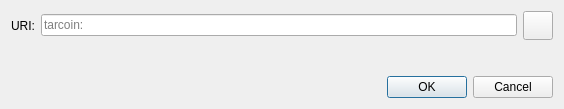
<?xml version="1.0" encoding="UTF-8"?>
<ui version="4.0">
 <class>OpenURIDialog</class>
 <widget class="QDialog" name="OpenURIDialog">
  <property name="geometry">
   <rect>
    <x>0</x>
    <y>0</y>
    <width>564</width>
    <height>109</height>
   </rect>
  </property>
  <property name="windowTitle">
   <string>Open TARCOIN URI</string>
  </property>
  <layout class="QVBoxLayout" name="verticalLayout">
   <item>
    <layout class="QHBoxLayout" name="horizontalLayout">
     <item>
      <widget class="QLabel" name="label">
       <property name="text">
        <string>URI:</string>
       </property>
      </widget>
     </item>
     <item>
      <widget class="QValidatedLineEdit" name="uriEdit">
       <property name="placeholderText">
        <string notr="true">tarcoin:</string>
       </property>
      </widget>
     </item>
     <item>
      <widget class="QToolButton" name="pasteButton">
       <property name="toolTip">
        <string extracomment="Tooltip text for button that allows you to paste an address that is in your clipboard.">Paste address from clipboard</string>
       </property>
       <property name="text">
        <string/>
       </property>
       <property name="icon">
        <iconset resource="../bitcoin.qrc">
         <normaloff>:/icons/editpaste</normaloff>:/icons/editpaste
        </iconset>
       </property>
       <property name="iconSize">
        <size>
         <width>22</width>
         <height>22</height>
        </size>
       </property>
      </widget>
     </item>
    </layout>
   </item>
   <item>
    <spacer name="verticalSpacer">
     <property name="orientation">
      <enum>Qt::Vertical</enum>
     </property>
     <property name="sizeHint" stdset="0">
      <size>
       <width>20</width>
       <height>40</height>
      </size>
     </property>
    </spacer>
   </item>
   <item>
    <widget class="QDialogButtonBox" name="buttonBox">
     <property name="orientation">
      <enum>Qt::Horizontal</enum>
     </property>
     <property name="standardButtons">
      <set>QDialogButtonBox::Cancel|QDialogButtonBox::Ok</set>
     </property>
    </widget>
   </item>
  </layout>
 </widget>
 <customwidgets>
  <customwidget>
   <class>QValidatedLineEdit</class>
   <extends>QLineEdit</extends>
   <header>qt/qvalidatedlineedit.h</header>
  </customwidget>
 </customwidgets>
 <resources/>
 <connections>
  <connection>
   <sender>buttonBox</sender>
   <signal>accepted()</signal>
   <receiver>OpenURIDialog</receiver>
   <slot>accept()</slot>
   <hints>
    <hint type="sourcelabel">
     <x>248</x>
     <y>254</y>
    </hint>
    <hint type="destinationlabel">
     <x>157</x>
     <y>274</y>
    </hint>
   </hints>
  </connection>
  <connection>
   <sender>buttonBox</sender>
   <signal>rejected()</signal>
   <receiver>OpenURIDialog</receiver>
   <slot>reject()</slot>
   <hints>
    <hint type="sourcelabel">
     <x>316</x>
     <y>260</y>
    </hint>
    <hint type="destinationlabel">
     <x>286</x>
     <y>274</y>
    </hint>
   </hints>
  </connection>
 </connections>
</ui>
